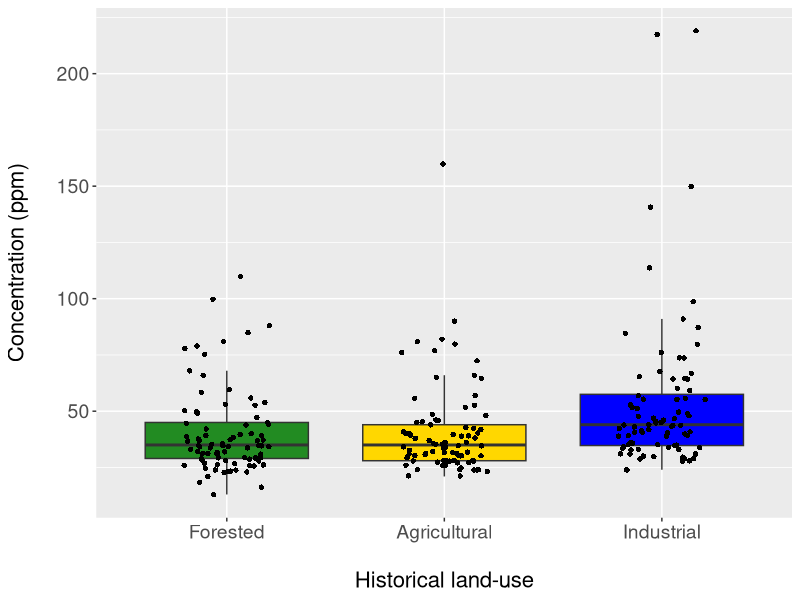
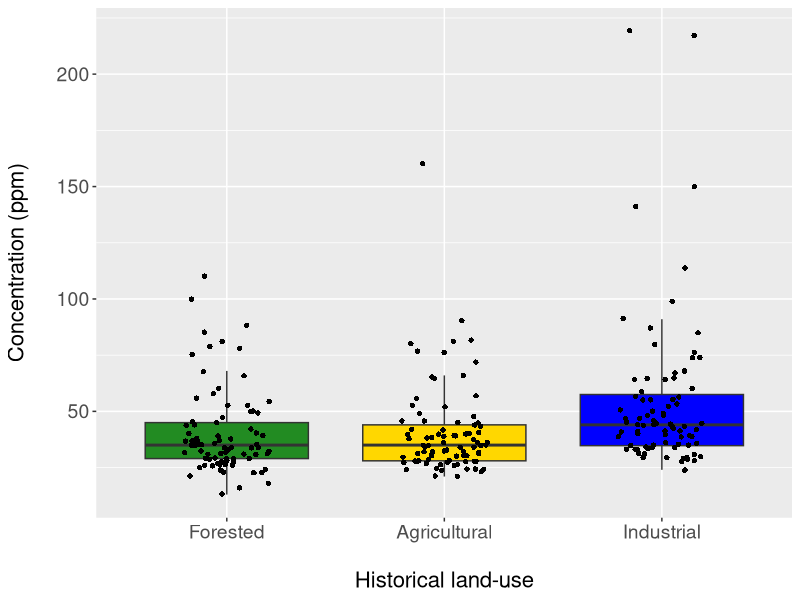

Recreate these plots in R, in order. (Note: this script raises an error after producing the figures.)
# Data and packages
metal <- read.csv("Input/metals_glmm.csv")
metal$legacy <- as.factor(metal$legacy)
install.packages(c("tidyverse","ggrepel","lme4","lmerTest","MuMIn","performance","DHARMa","car"))
my_packages <- c("tidyverse","ggrepel","lme4","lmerTest","MuMIn","performance","DHARMa","car")
lapply(my_packages, require, character.only = TRUE)

# Boxplot of soil copper 
metal$legacy <- factor(metal$legacy, levels = c("forested", "agricultural", "industrial")) # Reorder levels
ggplot(data = metal, aes(x = legacy, y = Cu_conc, fill = legacy)) + 
  geom_boxplot(outlier.shape = NA) + 
  geom_jitter(shape = 16, size = 1.5, position = position_jitter(0.2)) +
  labs(x = "\nHistorical land-use",
       y = "Concentration (ppm)\n") +
  theme_gray() +
  theme(legend.position = "none",
        axis.text.x = element_text(size = 14),
        axis.text.y = element_text(size = 14),
        axis.title.x = element_text(size = 16),
        axis.title.y = element_text(size = 16)) +
  scale_fill_manual(values = c("forestgreen","gold","blue")) +
  scale_x_discrete(labels = c("Forested","Agricultural","Industrial"))
ggsave("copper_boxplot.png", plot = last_plot(), units = "px", dpi = 450, path = "Figures/glmm_metals/Copper") 

# Fitting the model
mod_Cu <- lmer(log(Cu_conc) ~ legacy + (1|site_id), data = metal, REML = TRUE)

# Goodness-of-fit
r.squaredGLMM(mod_Cu)

# Test of effects: KR approximation
anova(mod_Cu, type = 3, ddf = "Kenward-Roger")

# Checking for violated model assumptions
check_model(mod_Cu)
simul_output <- (simulateResiduals(fittedModel = mod_Cu))
plot(simul_output) 

# Check for model independence
e <- resid(mod_Cu)
durbinWatsonTest(e)
acf(e)

# Graphing model predictions
metal$predict_Cu <- predict(mod_Cu, type = "response", newdata = metal)
metal$predict_Cu <- exp(metal$predict_Cu) # Since model predictions are logarithmic
ggplot(metal, aes(x = legacy, y = predict_Cu, fill = legacy)) +
  geom_boxplot() +
  geom_jitter(shape = 16, size = 1.5, position = position_jitter(0.2)) + 
  theme_gray() +
  labs(y = "Predicted concentration (ppm)\n",
       x = "\nHistorical land-use") +
  theme(axis.text.x = element_text(size = 14),
        axis.text.y = element_text(size = 14),
        axis.title.x = element_text(size = 16),
        axis.title.y = element_text(size = 16),
        legend.position = "none") +
  scale_x_discrete(labels = c("Forested","Agricultural","Industrial")) + 
  scale_fill_manual(values = c("forestgreen","gold","blue"))  
ggsave("glmm_result.png", plot = last_plot(), units = "px", dpi = 450, path = "Figures/glmm_metals/Copper")

